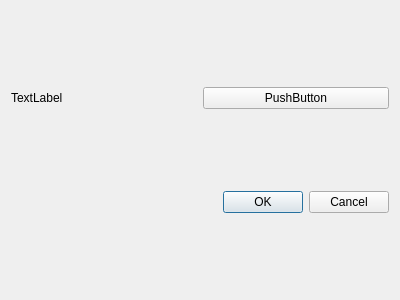
<?xml version="1.0" encoding="UTF-8"?>
<ui version="4.0">
 <class>Dialog</class>
 <widget class="QDialog" name="Dialog">
  <property name="geometry">
   <rect>
    <x>0</x>
    <y>0</y>
    <width>400</width>
    <height>300</height>
   </rect>
  </property>
  <property name="windowTitle">
   <string>Dialog</string>
  </property>
  <layout class="QGridLayout" name="gridLayout">
   <item row="0" column="0">
    <layout class="QHBoxLayout" name="horizontalLayout">
     <item>
      <widget class="QLabel" name="label">
       <property name="text">
        <string>TextLabel</string>
       </property>
      </widget>
     </item>
     <item>
      <widget class="QPushButton" name="pushButton">
       <property name="text">
        <string>PushButton</string>
       </property>
      </widget>
     </item>
    </layout>
   </item>
   <item row="1" column="0">
    <widget class="QDialogButtonBox" name="buttonBox">
     <property name="orientation">
      <enum>Qt::Horizontal</enum>
     </property>
     <property name="standardButtons">
      <set>QDialogButtonBox::Cancel|QDialogButtonBox::Ok</set>
     </property>
    </widget>
   </item>
  </layout>
 </widget>
 <resources/>
 <connections>
  <connection>
   <sender>buttonBox</sender>
   <signal>accepted()</signal>
   <receiver>Dialog</receiver>
   <slot>accept()</slot>
   <hints>
    <hint type="sourcelabel">
     <x>248</x>
     <y>254</y>
    </hint>
    <hint type="destinationlabel">
     <x>157</x>
     <y>274</y>
    </hint>
   </hints>
  </connection>
  <connection>
   <sender>buttonBox</sender>
   <signal>rejected()</signal>
   <receiver>Dialog</receiver>
   <slot>reject()</slot>
   <hints>
    <hint type="sourcelabel">
     <x>316</x>
     <y>260</y>
    </hint>
    <hint type="destinationlabel">
     <x>286</x>
     <y>274</y>
    </hint>
   </hints>
  </connection>
 </connections>
</ui>
